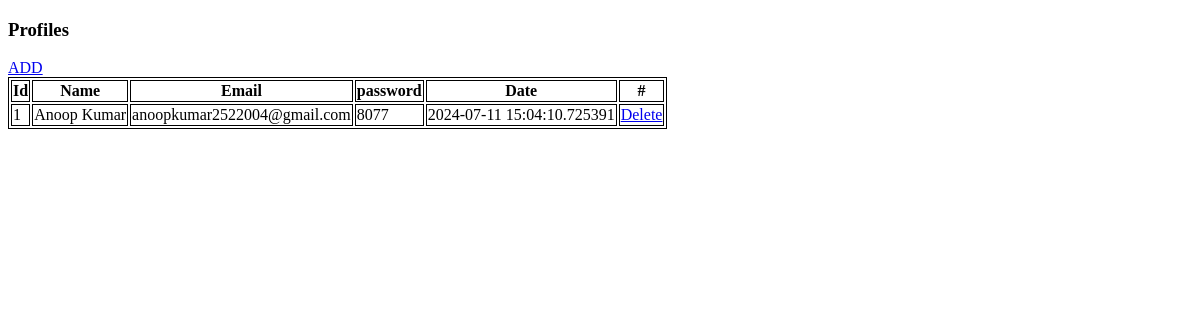
/profiles, run on an earlier commit of the app's database.
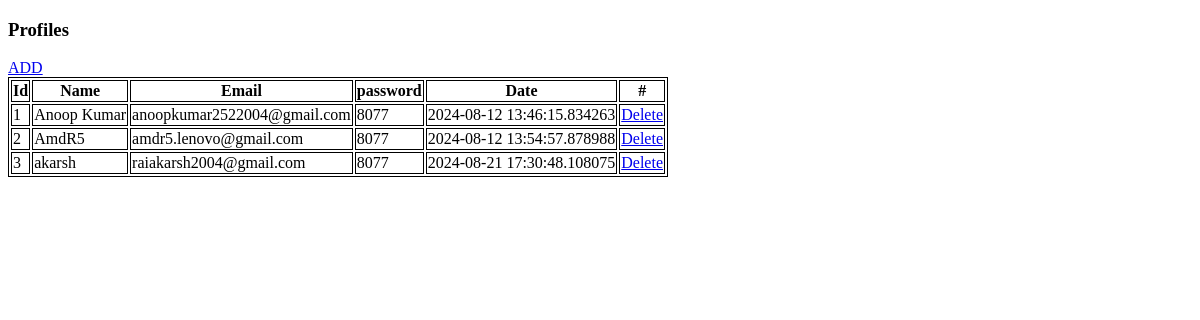
And on a later commit of the database.
### app.py (models this page shows)
class Employee(db.Model):
    id = db.Column(db.Integer, primary_key=True)
    name = db.Column(db.String(100), nullable=False)
    email = db.Column(db.String(100), nullable=False)
    password = db.Column(db.String(100), nullable=False)
    date = db.Column(db.DateTime, default=datetime.utcnow)

### app.py (the view)
@app.route('/profiles')
def index():
    profiles = Employee.query.all()
    return render_template('profiles.html', profiles=profiles)

### templates/profiles.html (shortened to what this page needs)
<!DOCTYPE html>
<html>
   <head>
   </head>
   <body>
      <h3>Profiles</h3>
      <a href="/add_data">ADD</a>
      <br>
      <table>
         <thead>
            <th>Id</th>
            <th>Name</th>
            <th>Email</th>
            <th>password</th>
            <th>Date</th>
            <th>#</th>
         </thead>
         {% for data in profiles %}
         <tbody>
            <td>{{data.id}}</td>
            <td>{{data.name}}</td>
            <td>{{data.email}}</td>
            <td>{{data.password}}</td>
            <td>{{data.date}}</td>
            <td><a href="/delete/{{data.id}}" type="button">Delete</a></td>
         </tbody>
         {% endfor%}
      </table>
   </body>
</html>

### templates/profiles.html (style rules this page uses)
table, th, td { border:1px solid black; }

What changed in the data, as far as the page shows it:
changed Employee "Anoop Kumar": date "2024-07-11 15:04:10.725391" → "2024-08-12 13:46:15.834263"
added Employee: id "2", name "AmdR5", email "amdr5.lenovo@gmail.com", password "8077", date "2024-08-12 13:54:57.878988"
added Employee: id "3", name "akarsh", email "raiakarsh2004@gmail.com", password "8077", date "2024-08-21 17:30:48.108075"
